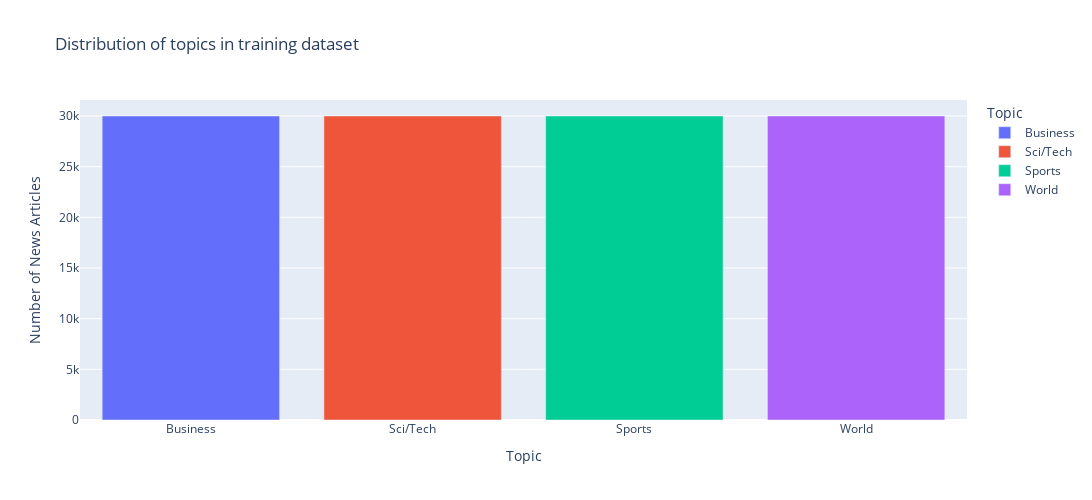
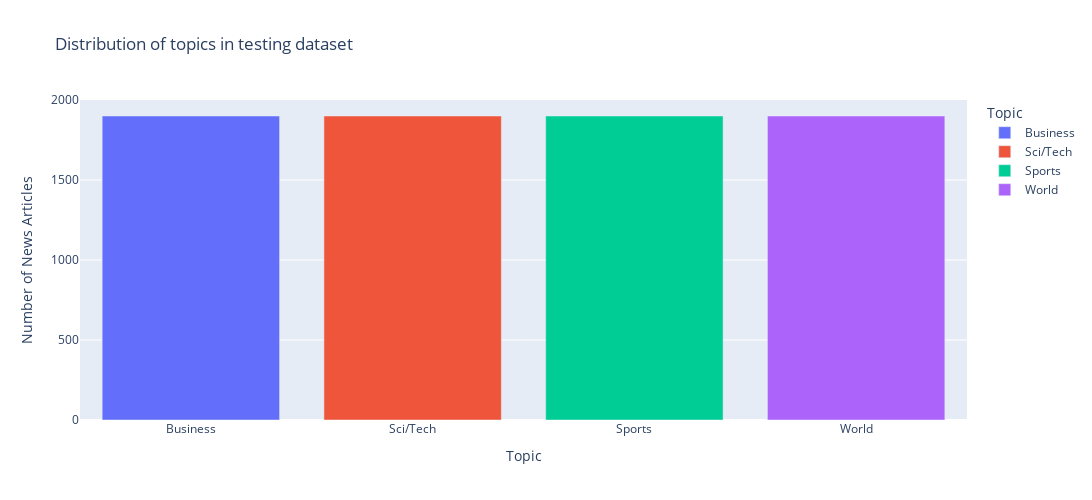

Notebook code for these charts, in order:
### Code cell
# Plots to check distribution of classes in the datasets
fig_train = px.bar(train_df, x=train_df['topic'].value_counts().index, y=train_df['topic'].value_counts().values, color=train_df['topic'].value_counts().index, 
                   title='Distribution of topics in training dataset', width=1100, height=500,
                   labels={
                       'x':'Topic', 'y':'Number of News Articles','color':'Topic'
                   })
fig_train.show()
fig_train.write_image('../results/EDA/topic-dist-train.pdf', engine='kaleido')

fig_test = px.bar(test_df, x=test_df['topic'].value_counts().index, y=test_df['topic'].value_counts().values, color=test_df['topic'].value_counts().index, 
                   title='Distribution of topics in testing dataset', width=1100, height=500,
                   labels={
                       'x':'Topic', 'y':'Number of News Articles','color':'Topic'
                   })
fig_test.show()
fig_test.write_image('../results/EDA/topic-dist-test.pdf', engine='kaleido')

### Figure 1 — Plotly figure (JSON) as saved in the notebook; plotly's stock layout.template omitted (floating-point values rounded to 4 significant figures)
{"data": [{"alignmentgroup": "True", "hovertemplate": "Topic=%{x}<br>Number of News Articles=%{y}<extra></extra>", "legendgroup": "Business", "marker": {"color": "#636efa", "pattern": {"shape": ""}}, "name": "Business", "offsetgroup": "Business", "orientation": "v", "showlegend": true, "textposition": "auto", "type": "bar", "x": ["Business"], "xaxis": "x", "y": [30000], "yaxis": "y"}, {"alignmentgroup": "True", "hovertemplate": "Topic=%{x}<br>Number of News Articles=%{y}<extra></extra>", "legendgroup": "Sci/Tech", "marker": {"color": "#EF553B", "pattern": {"shape": ""}}, "name": "Sci/Tech", "offsetgroup": "Sci/Tech", "orientation": "v", "showlegend": true, "textposition": "auto", "type": "bar", "x": ["Sci/Tech"], "xaxis": "x", "y": [30000], "yaxis": "y"}, {"alignmentgroup": "True", "hovertemplate": "Topic=%{x}<br>Number of News Articles=%{y}<extra></extra>", "legendgroup": "Sports", "marker": {"color": "#00cc96", "pattern": {"shape": ""}}, "name": "Sports", "offsetgroup": "Sports", "orientation": "v", "showlegend": true, "textposition": "auto", "type": "bar", "x": ["Sports"], "xaxis": "x", "y": [30000], "yaxis": "y"}, {"alignmentgroup": "True", "hovertemplate": "Topic=%{x}<br>Number of News Articles=%{y}<extra></extra>", "legendgroup": "World", "marker": {"color": "#ab63fa", "pattern": {"shape": ""}}, "name": "World", "offsetgroup": "World", "orientation": "v", "showlegend": true, "textposition": "auto", "type": "bar", "x": ["World"], "xaxis": "x", "y": [30000], "yaxis": "y"}], "layout": {"barmode": "relative", "height": 500, "legend": {"title": {"text": "Topic"}, "tracegroupgap": 0}, "title": {"text": "Distribution of topics in training dataset"}, "width": 1100, "xaxis": {"anchor": "y", "domain": [0, 1], "title": {"text": "Topic"}}, "yaxis": {"anchor": "x", "domain": [0, 1], "title": {"text": "Number of News Articles"}}}}

### Figure 2 — Plotly figure (JSON) as saved in the notebook; plotly's stock layout.template omitted (floating-point values rounded to 4 significant figures)
{"data": [{"alignmentgroup": "True", "hovertemplate": "Topic=%{x}<br>Number of News Articles=%{y}<extra></extra>", "legendgroup": "Business", "marker": {"color": "#636efa", "pattern": {"shape": ""}}, "name": "Business", "offsetgroup": "Business", "orientation": "v", "showlegend": true, "textposition": "auto", "type": "bar", "x": ["Business"], "xaxis": "x", "y": [1900], "yaxis": "y"}, {"alignmentgroup": "True", "hovertemplate": "Topic=%{x}<br>Number of News Articles=%{y}<extra></extra>", "legendgroup": "Sci/Tech", "marker": {"color": "#EF553B", "pattern": {"shape": ""}}, "name": "Sci/Tech", "offsetgroup": "Sci/Tech", "orientation": "v", "showlegend": true, "textposition": "auto", "type": "bar", "x": ["Sci/Tech"], "xaxis": "x", "y": [1900], "yaxis": "y"}, {"alignmentgroup": "True", "hovertemplate": "Topic=%{x}<br>Number of News Articles=%{y}<extra></extra>", "legendgroup": "Sports", "marker": {"color": "#00cc96", "pattern": {"shape": ""}}, "name": "Sports", "offsetgroup": "Sports", "orientation": "v", "showlegend": true, "textposition": "auto", "type": "bar", "x": ["Sports"], "xaxis": "x", "y": [1900], "yaxis": "y"}, {"alignmentgroup": "True", "hovertemplate": "Topic=%{x}<br>Number of News Articles=%{y}<extra></extra>", "legendgroup": "World", "marker": {"color": "#ab63fa", "pattern": {"shape": ""}}, "name": "World", "offsetgroup": "World", "orientation": "v", "showlegend": true, "textposition": "auto", "type": "bar", "x": ["World"], "xaxis": "x", "y": [1900], "yaxis": "y"}], "layout": {"barmode": "relative", "height": 500, "legend": {"title": {"text": "Topic"}, "tracegroupgap": 0}, "title": {"text": "Distribution of topics in testing dataset"}, "width": 1100, "xaxis": {"anchor": "y", "domain": [0, 1], "title": {"text": "Topic"}}, "yaxis": {"anchor": "x", "domain": [0, 1], "title": {"text": "Number of News Articles"}}}}
